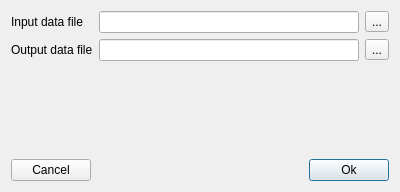
<?xml version="1.0" encoding="UTF-8"?>
<ui version="4.0">
 <class>MergeDataDialog</class>
 <widget class="QDialog" name="MergeDataDialog">
  <property name="geometry">
   <rect>
    <x>0</x>
    <y>0</y>
    <width>400</width>
    <height>192</height>
   </rect>
  </property>
  <property name="windowTitle">
   <string>Merge files</string>
  </property>
  <layout class="QGridLayout" name="gridLayout">
   <item row="0" column="1">
    <widget class="QLineEdit" name="fileIn"/>
   </item>
   <item row="1" column="0">
    <widget class="QLabel" name="label_2">
     <property name="text">
      <string>Output data file</string>
     </property>
     <property name="buddy">
      <cstring>fileOut</cstring>
     </property>
    </widget>
   </item>
   <item row="3" column="0" colspan="3">
    <layout class="QHBoxLayout" name="horizontalLayout">
     <item>
      <widget class="QPushButton" name="cancel">
       <property name="text">
        <string>Cancel</string>
       </property>
      </widget>
     </item>
     <item>
      <spacer name="horizontalSpacer">
       <property name="orientation">
        <enum>Qt::Horizontal</enum>
       </property>
       <property name="sizeHint" stdset="0">
        <size>
         <width>40</width>
         <height>20</height>
        </size>
       </property>
      </spacer>
     </item>
     <item>
      <widget class="QPushButton" name="ok">
       <property name="text">
        <string>Ok</string>
       </property>
       <property name="default">
        <bool>true</bool>
       </property>
      </widget>
     </item>
    </layout>
   </item>
   <item row="0" column="0">
    <widget class="QLabel" name="label">
     <property name="text">
      <string>Input data file</string>
     </property>
     <property name="buddy">
      <cstring>fileIn</cstring>
     </property>
    </widget>
   </item>
   <item row="1" column="2">
    <widget class="QToolButton" name="browseOut">
     <property name="text">
      <string>...</string>
     </property>
    </widget>
   </item>
   <item row="0" column="2">
    <widget class="QToolButton" name="browseIn">
     <property name="text">
      <string>...</string>
     </property>
    </widget>
   </item>
   <item row="1" column="1">
    <widget class="QLineEdit" name="fileOut"/>
   </item>
   <item row="2" column="1">
    <spacer name="verticalSpacer">
     <property name="orientation">
      <enum>Qt::Vertical</enum>
     </property>
     <property name="sizeHint" stdset="0">
      <size>
       <width>20</width>
       <height>40</height>
      </size>
     </property>
    </spacer>
   </item>
  </layout>
 </widget>
 <resources/>
 <connections>
  <connection>
   <sender>cancel</sender>
   <signal>clicked()</signal>
   <receiver>MergeDataDialog</receiver>
   <slot>reject()</slot>
   <hints>
    <hint type="sourcelabel">
     <x>55</x>
     <y>165</y>
    </hint>
    <hint type="destinationlabel">
     <x>78</x>
     <y>131</y>
    </hint>
   </hints>
  </connection>
 </connections>
</ui>
